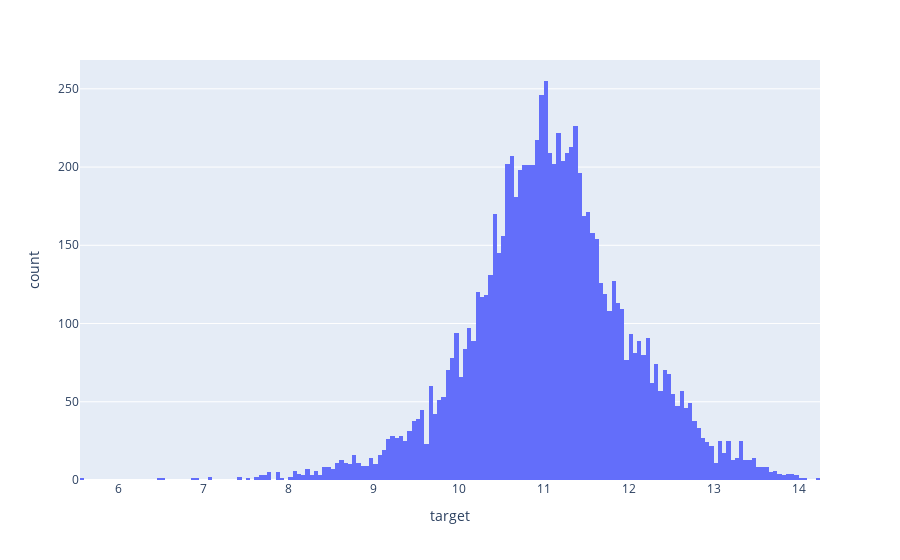

The notebook cell saved with this chart:
### Code cell
fig = px.histogram(
    flights,
    x="target"
)

fig.show()

### Figure 1 — Plotly figure (JSON) as saved in the notebook; plotly's stock layout.template omitted (floating-point values rounded to 4 significant figures; data arrays with more than 128 entries replaced by an {"elided": "..."} marker saying what was removed)
{"data": [{"alignmentgroup": "True", "bingroup": "x", "hovertemplate": "target=%{x}<br>count=%{y}<extra></extra>", "legendgroup": "", "marker": {"color": "#636efa"}, "name": "", "offsetgroup": "", "orientation": "v", "showlegend": false, "type": "histogram", "x": {"elided": "8896 float values"}, "xaxis": "x", "yaxis": "y"}], "layout": {"barmode": "relative", "legend": {"tracegroupgap": 0}, "margin": {"t": 60}, "xaxis": {"anchor": "y", "domain": [0, 1], "title": {"text": "target"}}, "yaxis": {"anchor": "x", "domain": [0, 1], "title": {"text": "count"}}}}
